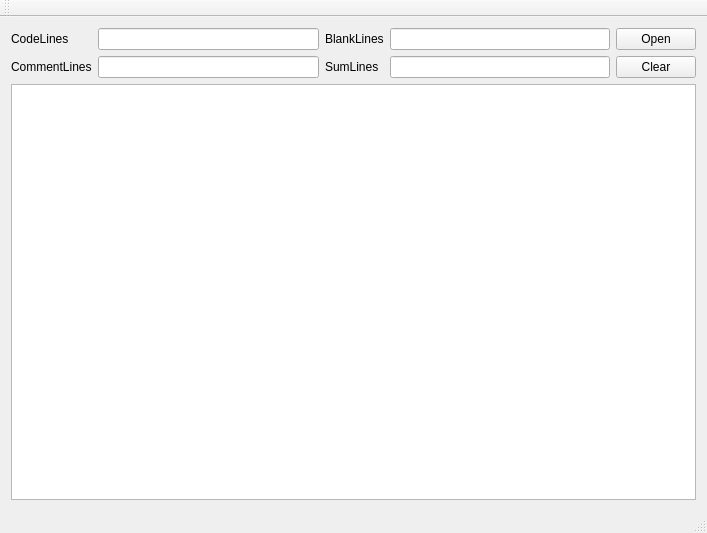
<?xml version="1.0" encoding="UTF-8"?>
<ui version="4.0">
 <class>MainWindow</class>
 <widget class="QMainWindow" name="MainWindow">
  <property name="geometry">
   <rect>
    <x>0</x>
    <y>0</y>
    <width>707</width>
    <height>533</height>
   </rect>
  </property>
  <property name="windowTitle">
   <string>MainWindow</string>
  </property>
  <widget class="QWidget" name="centralWidget">
   <layout class="QVBoxLayout" name="verticalLayout_2">
    <item>
     <layout class="QHBoxLayout" name="horizontalLayout">
      <item>
       <layout class="QGridLayout" name="gridLayout">
        <item row="0" column="0">
         <widget class="QLabel" name="labelCode">
          <property name="text">
           <string>CodeLines</string>
          </property>
         </widget>
        </item>
        <item row="0" column="1">
         <widget class="QLineEdit" name="lineEditCode"/>
        </item>
        <item row="0" column="2">
         <widget class="QLabel" name="labelBlank">
          <property name="text">
           <string>BlankLines</string>
          </property>
         </widget>
        </item>
        <item row="0" column="3">
         <widget class="QLineEdit" name="lineEditBlank"/>
        </item>
        <item row="1" column="0">
         <widget class="QLabel" name="labelComment">
          <property name="text">
           <string>CommentLines</string>
          </property>
         </widget>
        </item>
        <item row="1" column="1">
         <widget class="QLineEdit" name="lineEditComment"/>
        </item>
        <item row="1" column="2">
         <widget class="QLabel" name="labelSum">
          <property name="text">
           <string>SumLines</string>
          </property>
         </widget>
        </item>
        <item row="1" column="3">
         <widget class="QLineEdit" name="lineEditSum"/>
        </item>
       </layout>
      </item>
      <item>
       <layout class="QVBoxLayout" name="verticalLayout">
        <item>
         <widget class="QPushButton" name="pushButtonOpen">
          <property name="text">
           <string>Open</string>
          </property>
         </widget>
        </item>
        <item>
         <widget class="QPushButton" name="pushButtonClear">
          <property name="text">
           <string>Clear</string>
          </property>
         </widget>
        </item>
       </layout>
      </item>
     </layout>
    </item>
    <item>
     <widget class="QTextEdit" name="textEdit"/>
    </item>
   </layout>
  </widget>
  <widget class="QMenuBar" name="menuBar">
   <property name="geometry">
    <rect>
     <x>0</x>
     <y>0</y>
     <width>707</width>
     <height>28</height>
    </rect>
   </property>
  </widget>
  <widget class="QToolBar" name="mainToolBar">
   <attribute name="toolBarArea">
    <enum>TopToolBarArea</enum>
   </attribute>
   <attribute name="toolBarBreak">
    <bool>false</bool>
   </attribute>
  </widget>
  <widget class="QStatusBar" name="statusBar"/>
 </widget>
 <layoutdefault spacing="6" margin="11"/>
 <resources/>
 <connections/>
</ui>
